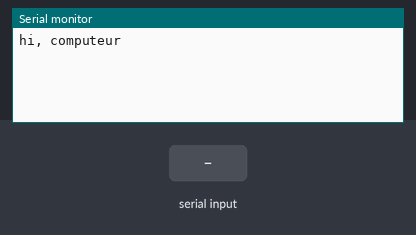
Bench run of a sketch on a simulated Arduino Mega 2560, built with avr-gcc and run on an emulated ATmega2560. On the bench: the last lines printed to the serial monitor. Inputs (shaded band) come from the test bench.

Above: at 1.2 s.
1.3 s: "1\n" received over Serial
At 1.9 s:
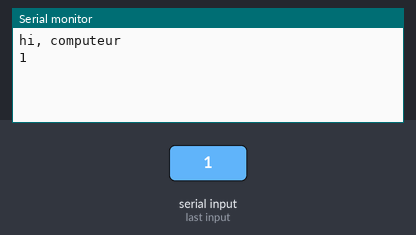
2.8 s: "0\n" received over Serial
At 4.2 s:
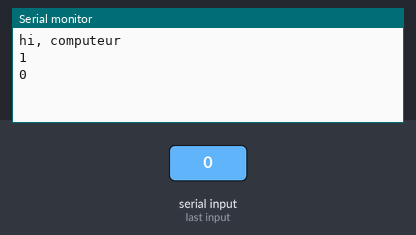

The sketch:

SoftwareSeria.ino
```cpp
String inputString0 = "";
boolean stringComplete0 = false;
String inputString1 = "";
boolean stringComplete1 = false;

void setup() {
   Serial.begin(9600);
   Serial1.begin(9600);

    Serial.println("hi, computeur");
    Serial1.println("hi, port1");

    inputString1.reserve(50);
    inputString0.reserve(50);

}

void loop() {
  if (stringComplete0){
    Serial.println(inputString0);
    inputString0="";
    stringComplete0=false;
  }

  if (stringComplete1){
    Serial.println(inputString1);
    inputString1="";
    stringComplete1=false;
  }

}


void serialEvent() {
   while (Serial.available()) {
     static int sizeOfString=0;
     char inChr = (char)Serial.read();
     inputString0+=inChr;
     sizeOfString++;
     if(inChr == '\n' || sizeOfString>=16){
       stringComplete0=true;
       sizeOfString=0;
     }
   }
   while (Serial1.available()) {
     static int sizeOfString1=0;
     char inChr = (char)Serial1.read();
     inputString1+=inChr;
     sizeOfString1++;
     if(inChr == '\n'|| sizeOfString1){
       stringComplete1=true;
       sizeOfString1=0;
     }
   }
}
```

Measured:
- after the input at 1.3 s, the serial monitor: prints a new line at once (image 1)
- after the input at 2.8 s, the serial monitor: prints a new line at once (image 2)
